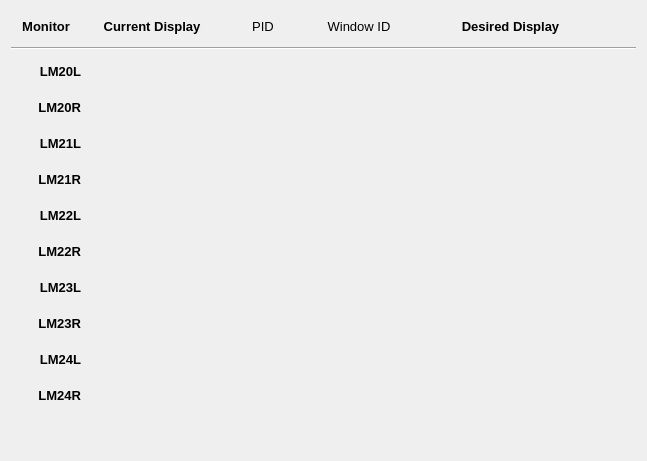
      <widget class="QWidget" name="LM_control">
       <property name="font">
        <font>
         <pointsize>10</pointsize>
        </font>
       </property>
       <attribute name="title">
        <string>ACR Large Monitors (LMs)</string>
       </attribute>
       <layout class="QGridLayout" name="gridLayout_2">
        <item row="5" column="0">
         <widget class="QLabel" name="label_5">
          <property name="minimumSize">
           <size>
            <width>70</width>
            <height>30</height>
           </size>
          </property>
          <property name="maximumSize">
           <size>
            <width>70</width>
            <height>30</height>
           </size>
          </property>
          <property name="font">
           <font>
            <pointsize>10</pointsize>
            <weight>75</weight>
            <bold>true</bold>
           </font>
          </property>
          <property name="text">
           <string>LM21R</string>
          </property>
          <property name="alignment">
           <set>Qt::AlignRight|Qt::AlignTrailing|Qt::AlignVCenter</set>
          </property>
         </widget>
        </item>
        <item row="0" column="3">
         <widget class="QLabel" name="label_15">
          <property name="minimumSize">
           <size>
            <width>100</width>
            <height>0</height>
           </size>
          </property>
          <property name="maximumSize">
           <size>
            <width>100</width>
            <height>16777215</height>
           </size>
          </property>
          <property name="font">
           <font>
            <pointsize>10</pointsize>
            <weight>50</weight>
            <bold>false</bold>
           </font>
          </property>
          <property name="text">
           <string>Window ID</string>
          </property>
          <property name="alignment">
           <set>Qt::AlignCenter</set>
          </property>
         </widget>
        </item>
        <item row="2" column="0">
         <widget class="QLabel" name="label_3">
          <property name="minimumSize">
           <size>
            <width>70</width>
            <height>30</height>
           </size>
          </property>
          <property name="maximumSize">
           <size>
            <width>70</width>
            <height>30</height>
           </size>
          </property>
          <property name="font">
           <font>
            <pointsize>10</pointsize>
            <weight>75</weight>
            <bold>true</bold>
           </font>
          </property>
          <property name="text">
           <string>LM20L</string>
          </property>
          <property name="alignment">
           <set>Qt::AlignRight|Qt::AlignTrailing|Qt::AlignVCenter</set>
          </property>
         </widget>
        </item>
        <item row="6" column="0">
         <widget class="QLabel" name="label_6">
          <property name="minimumSize">
           <size>
            <width>70</width>
            <height>30</height>
           </size>
          </property>
          <property name="maximumSize">
           <size>
            <width>70</width>
            <height>30</height>
           </size>
          </property>
          <property name="font">
           <font>
            <pointsize>10</pointsize>
            <weight>75</weight>
            <bold>true</bold>
           </font>
          </property>
          <property name="text">
           <string>LM22L</string>
          </property>
          <property name="alignment">
           <set>Qt::AlignRight|Qt::AlignTrailing|Qt::AlignVCenter</set>
          </property>
         </widget>
        </item>
        <item row="0" column="1">
         <widget class="QLabel" name="label">
          <property name="minimumSize">
           <size>
            <width>130</width>
            <height>0</height>
           </size>
          </property>
          <property name="font">
           <font>
            <pointsize>10</pointsize>
            <weight>75</weight>
            <bold>true</bold>
           </font>
          </property>
          <property name="text">
           <string>Current Display</string>
          </property>
          <property name="alignment">
           <set>Qt::AlignCenter</set>
          </property>
         </widget>
        </item>
        <item row="9" column="0">
         <widget class="QLabel" name="label_9">
          <property name="minimumSize">
           <size>
            <width>70</width>
            <height>30</height>
           </size>
          </property>
          <property name="maximumSize">
           <size>
            <width>70</width>
            <height>30</height>
           </size>
          </property>
          <property name="font">
           <font>
            <pointsize>10</pointsize>
            <weight>75</weight>
            <bold>true</bold>
           </font>
          </property>
          <property name="text">
           <string>LM23R</string>
          </property>
          <property name="alignment">
           <set>Qt::AlignRight|Qt::AlignTrailing|Qt::AlignVCenter</set>
          </property>
         </widget>
        </item>
        <item row="0" column="0">
         <widget class="QLabel" name="label_12">
          <property name="minimumSize">
           <size>
            <width>70</width>
            <height>30</height>
           </size>
          </property>
          <property name="maximumSize">
           <size>
            <width>70</width>
            <height>30</height>
           </size>
          </property>
          <property name="font">
           <font>
            <pointsize>10</pointsize>
            <weight>75</weight>
            <bold>true</bold>
           </font>
          </property>
          <property name="text">
           <string>Monitor</string>
          </property>
          <property name="alignment">
           <set>Qt::AlignCenter</set>
          </property>
         </widget>
        </item>
        <item row="12" column="0">
         <spacer name="verticalSpacer">
          <property name="font">
           <font>
            <pointsize>10</pointsize>
           </font>
          </property>
          <property name="orientation">
           <enum>Qt::Vertical</enum>
          </property>
          <property name="sizeHint" stdset="0">
           <size>
            <width>20</width>
            <height>40</height>
           </size>
          </property>
         </spacer>
        </item>
        <item row="10" column="0">
         <widget class="QLabel" name="label_10">
          <property name="minimumSize">
           <size>
            <width>70</width>
            <height>30</height>
           </size>
          </property>
          <property name="maximumSize">
           <size>
            <width>70</width>
            <height>30</height>
           </size>
          </property>
          <property name="font">
           <font>
            <pointsize>10</pointsize>
            <weight>75</weight>
            <bold>true</bold>
           </font>
          </property>
          <property name="text">
           <string>LM24L</string>
          </property>
          <property name="alignment">
           <set>Qt::AlignRight|Qt::AlignTrailing|Qt::AlignVCenter</set>
          </property>
         </widget>
        </item>
        <item row="3" column="0">
         <widget class="QLabel" name="label_2">
          <property name="minimumSize">
           <size>
            <width>70</width>
            <height>30</height>
           </size>
          </property>
          <property name="maximumSize">
           <size>
            <width>70</width>
            <height>30</height>
           </size>
          </property>
          <property name="font">
           <font>
            <pointsize>10</pointsize>
            <weight>75</weight>
            <bold>true</bold>
           </font>
          </property>
          <property name="text">
           <string>LM20R</string>
          </property>
          <property name="alignment">
           <set>Qt::AlignRight|Qt::AlignTrailing|Qt::AlignVCenter</set>
          </property>
         </widget>
        </item>
        <item row="0" column="6">
         <widget class="QWidget" name="widget_4" native="true">
          <property name="minimumSize">
           <size>
            <width>70</width>
            <height>0</height>
           </size>
          </property>
          <property name="maximumSize">
           <size>
            <width>70</width>
            <height>16777215</height>
           </size>
          </property>
         </widget>
        </item>
        <item row="8" column="0">
         <widget class="QLabel" name="label_8">
          <property name="minimumSize">
           <size>
            <width>70</width>
            <height>30</height>
           </size>
          </property>
          <property name="maximumSize">
           <size>
            <width>70</width>
            <height>30</height>
           </size>
          </property>
          <property name="font">
           <font>
            <pointsize>10</pointsize>
            <weight>75</weight>
            <bold>true</bold>
           </font>
          </property>
          <property name="text">
           <string>LM23L</string>
          </property>
          <property name="alignment">
           <set>Qt::AlignRight|Qt::AlignTrailing|Qt::AlignVCenter</set>
          </property>
         </widget>
        </item>
        <item row="7" column="0">
         <widget class="QLabel" name="label_7">
          <property name="minimumSize">
           <size>
            <width>70</width>
            <height>30</height>
           </size>
          </property>
          <property name="maximumSize">
           <size>
            <width>70</width>
            <height>30</height>
           </size>
          </property>
          <property name="font">
           <font>
            <pointsize>10</pointsize>
            <weight>75</weight>
            <bold>true</bold>
           </font>
          </property>
          <property name="text">
           <string>LM22R</string>
          </property>
          <property name="alignment">
           <set>Qt::AlignRight|Qt::AlignTrailing|Qt::AlignVCenter</set>
          </property>
         </widget>
        </item>
        <item row="0" column="5">
         <widget class="QLabel" name="label_55">
          <property name="font">
           <font>
            <pointsize>10</pointsize>
            <weight>75</weight>
            <bold>true</bold>
           </font>
          </property>
          <property name="text">
           <string>Desired Display</string>
          </property>
          <property name="alignment">
           <set>Qt::AlignCenter</set>
          </property>
         </widget>
        </item>
        <item row="0" column="2">
         <widget class="QLabel" name="label_14">
          <property name="minimumSize">
           <size>
            <width>80</width>
            <height>0</height>
           </size>
          </property>
          <property name="maximumSize">
           <size>
            <width>80</width>
            <height>16777215</height>
           </size>
          </property>
          <property name="font">
           <font>
            <pointsize>10</pointsize>
            <weight>50</weight>
            <bold>false</bold>
           </font>
          </property>
          <property name="text">
           <string>PID</string>
          </property>
          <property name="alignment">
           <set>Qt::AlignCenter</set>
          </property>
         </widget>
        </item>
        <item row="0" column="4">
         <widget class="QWidget" name="widget" native="true">
          <property name="minimumSize">
           <size>
            <width>40</width>
            <height>0</height>
           </size>
          </property>
          <property name="maximumSize">
           <size>
            <width>40</width>
            <height>16777215</height>
           </size>
          </property>
         </widget>
        </item>
        <item row="11" column="0">
         <widget class="QLabel" name="label_11">
          <property name="minimumSize">
           <size>
            <width>70</width>
            <height>30</height>
           </size>
          </property>
          <property name="maximumSize">
           <size>
            <width>70</width>
            <height>30</height>
           </size>
          </property>
          <property name="font">
           <font>
            <pointsize>10</pointsize>
            <weight>75</weight>
            <bold>true</bold>
           </font>
          </property>
          <property name="text">
           <string>LM24R</string>
          </property>
          <property name="alignment">
           <set>Qt::AlignRight|Qt::AlignTrailing|Qt::AlignVCenter</set>
          </property>
         </widget>
        </item>
        <item row="4" column="0">
         <widget class="QLabel" name="label_4">
          <property name="minimumSize">
           <size>
            <width>70</width>
            <height>30</height>
           </size>
          </property>
          <property name="maximumSize">
           <size>
            <width>70</width>
            <height>30</height>
           </size>
          </property>
          <property name="font">
           <font>
            <pointsize>10</pointsize>
            <weight>75</weight>
            <bold>true</bold>
           </font>
          </property>
          <property name="text">
           <string>LM21L</string>
          </property>
          <property name="alignment">
           <set>Qt::AlignRight|Qt::AlignTrailing|Qt::AlignVCenter</set>
          </property>
         </widget>
        </item>
        <item row="1" column="0" colspan="7">
         <widget class="Line" name="line">
          <property name="maximumSize">
           <size>
            <width>16777215</width>
            <height>5</height>
           </size>
          </property>
          <property name="orientation">
           <enum>Qt::Horizontal</enum>
          </property>
         </widget>
        </item>
       </layout>
      </widget>
